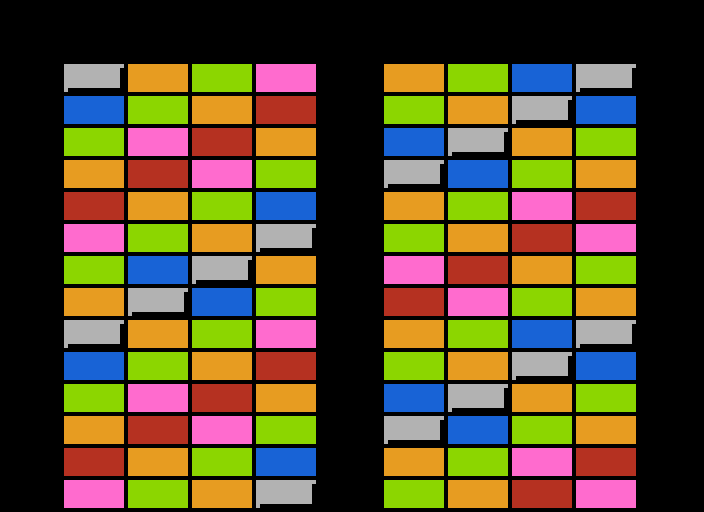

This is a level from a 2D game, rendered from its Tiled map with the project's own tilesets. A one-line summary and the complete map file follow:
An orthogonal 11x16 tile map with 64x32 px tiles, 1 tile layer (Level).

<map version="1.10" tiledversion="1.10.2" orientation="orthogonal" renderorder="right-down" width="11" height="16" tilewidth="64" tileheight="32" infinite="0" nextlayerid="2" nextobjectid="1">
 <editorsettings>
  <export target="Round04.csv" format="csv" />
 </editorsettings>
 <tileset firstgid="1" name="tileset" tilewidth="64" tileheight="32" tilecount="12" columns="4">
  <image source="tileset.png" width="256" height="96" />
 </tileset>
 <layer id="1" name="Level" width="11" height="16">
  <data encoding="csv">
0,0,0,0,0,0,0,0,0,0,0,
0,0,0,0,0,0,0,0,0,0,0,
0,9,8,4,7,0,8,4,6,9,0,
0,6,4,8,5,0,4,8,9,6,0,
0,4,7,5,8,0,6,9,8,4,0,
0,8,5,7,4,0,9,6,4,8,0,
0,5,8,4,6,0,8,4,7,5,0,
0,7,4,8,9,0,4,8,5,7,0,
0,4,6,9,8,0,7,5,8,4,0,
0,8,9,6,4,0,5,7,4,8,0,
0,9,8,4,7,0,8,4,6,9,0,
0,6,4,8,5,0,4,8,9,6,0,
0,4,7,5,8,0,6,9,8,4,0,
0,8,5,7,4,0,9,6,4,8,0,
0,5,8,4,6,0,8,4,7,5,0,
0,7,4,8,9,0,4,8,5,7,0
</data>
 </layer>
</map>
